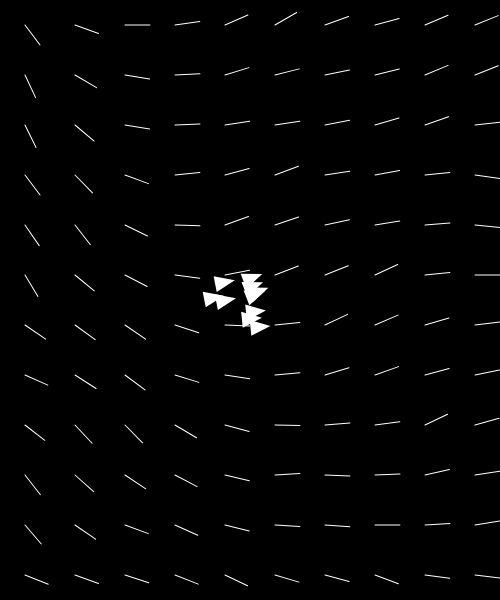
Frame 1 (no input)
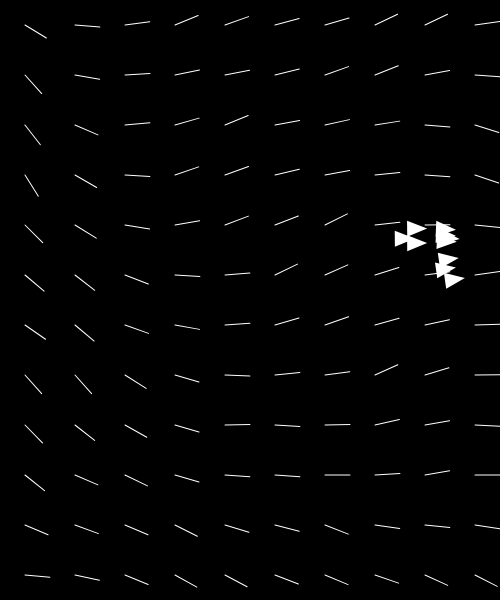
Frame 60 (no input)
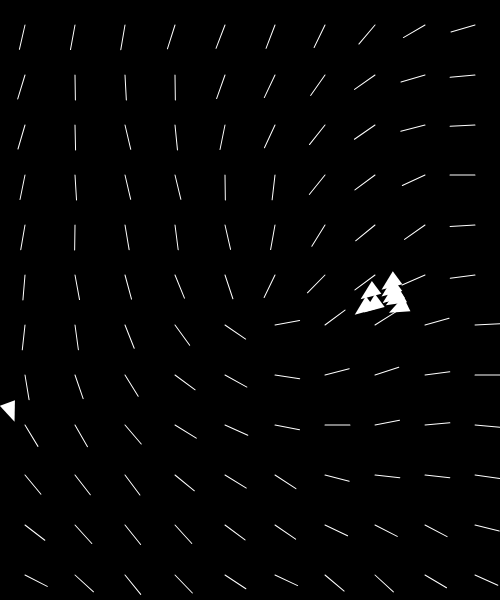
Frame 120 (the mouse pressed at the canvas centre since frame 60)

The p5.js sketch that drew these frames (run headless with seeded random() and noise() and a simulated clock; from frame 60 on, the mouse is pressed at the canvas centre):

// p5.js sketch
// ── sketch.js
/*mouse flow field*/
/* circle movement by multiplying PI/2*/

"use strict";
var vehicles = [];
var RESOLUTION = 50;
var rows, cols;
var angles = [];
function setup() {
  createCanvas(500, 600);
  background(0);
  
  for(var i = 0; i < 10;i++){
  vehicles.push(new Vehicle(width / 2 + random(-30,30), height / 2+ random(-30,30)));
  }
  //instead of using floor(), use ceil()
  rows = ceil(width / RESOLUTION);
  cols = ceil(height / RESOLUTION);
  
}

function draw() {
  background(0);
  angles = [];//clear the array
  for (var c = 0; c < cols; c++) {
    for (var r = 0; r < rows; r++) {
      var x = r * RESOLUTION;
      var y = c * RESOLUTION;
      
      //noise
      var fluctuation = 0.8;
      var randomness = 0.003;
      var freqX = (x+frameCount *  fluctuation) * randomness;
      var freqY = (y+frameCount * fluctuation) * randomness;
      var noiseVal = noise(freqX, freqY);//get a value from 0 - 1
      var angleFromNoise = noiseVal * TWO_PI;//0-360, but 正态分布的
      
      //mouse flowfield
      //!!!!!!!!!!!! 我可以在infinite loop里，用agent的位置作为flowfield的基础啊！就像这里的mouse x，y
      var angleAdj = sin(frameCount * 0.01) * PI;
      var pos = createVector( x + RESOLUTION / 2 , y + RESOLUTION / 2);
      var mousePos = createVector(mouseX,mouseY);
      var vector = p5.Vector.sub(mousePos, pos);
      var angleFromMouse = vector.heading();// + angleAdj;//PI/2;
      
      var angle = angleFromNoise * 0.5 + angleFromMouse * 0.5;//可以adjust比例here
      var index = r + c * rows;//pixel iteration
      angles[index] = angle;
      
      push();
      translate(x, y);
      
      push();
      translate(RESOLUTION/2,RESOLUTION/2);
      rotate(angle);
      stroke(255);
      line(0,0,RESOLUTION/2, 0);
      pop();
      
      pop();
    }
  }
  noStroke();

  for (var i = 0; i < vehicles.length; i++) {
    var v = vehicles[i];
    
    // var target = createVector(mouseX, mouseY);
    // v.seek(target);
    
    var r = floor(v.pos.x / RESOLUTION);
    var c = floor(v.pos.y / RESOLUTION);
    var index = r + c * rows;
    v.flow(angles[index]);
    
    v.update();
    v.checkEdges();
    v.display();
  }
}
// ── Vehicle.js

"use strict";

class Vehicle{
  
  constructor(x,y){
    this.pos = createVector(x,y);
    this.vel = createVector();
    this.acc = createVector();
    this.angle = 0;
    this.maxDesiredVel = 4.0;
    this.maxSteelForce = 0.2;
    
  }
  checkEdges(){
    //x asix
    if(this.pos.x < 0){
      this.pos.x = width;
    }
    if(this.pos.x > width){
      this.pos.x = 0;
    }
    //y asix
    if(this.pos.y < 0){
      this.pos.y = width;
    }
    if(this.pos.y > width){
      this.pos.y = 0;
    }
  }
  applyForce(f){
    //f.div(this.mass)
    this.acc.add(f);
  }
  seek(target){
    var desiredVel = p5.Vector.sub(target,this.pos);
    desiredVel.normalize();
    desiredVel.mult(this.maxDesiredVel);
    
    var steelForce = p5.Vector.sub(desiredVel, this.vel);
    steelForce.limit(this.maxSteelForce);
    this.applyForce(steelForce);
  }
  flow(angle){
    var desiredVel = p5.Vector.fromAngle(angle);
    desiredVel.mult(this.maxDesiredVel);
    
    var steelForce = p5.Vector.sub(desiredVel, this.vel);
    steelForce.limit(this.maxSteelForce);
    this.applyForce(steelForce);
  }
  update(){
    this.vel.add(this.acc);
    this.pos.add(this.vel);
    this.acc.mult(0);
    this.angle = this.vel.heading();
  }
  
  display(){
    push();
    translate(this.pos.x, this.pos.y);
    rotate(this.angle);// this.angle = this.vel.heading();
    noStroke();
    fill(255);
    triangle(0,0,-20,8,-20,-8);
    pop();
  }
}
